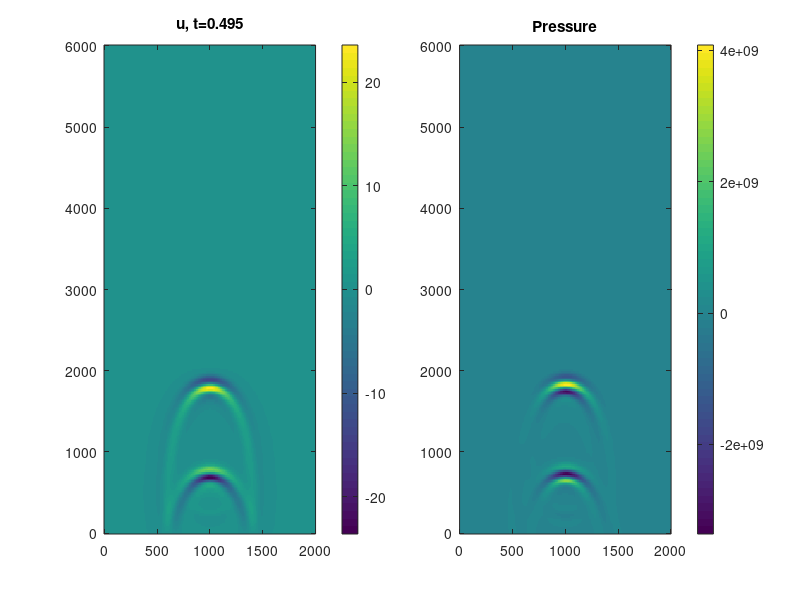
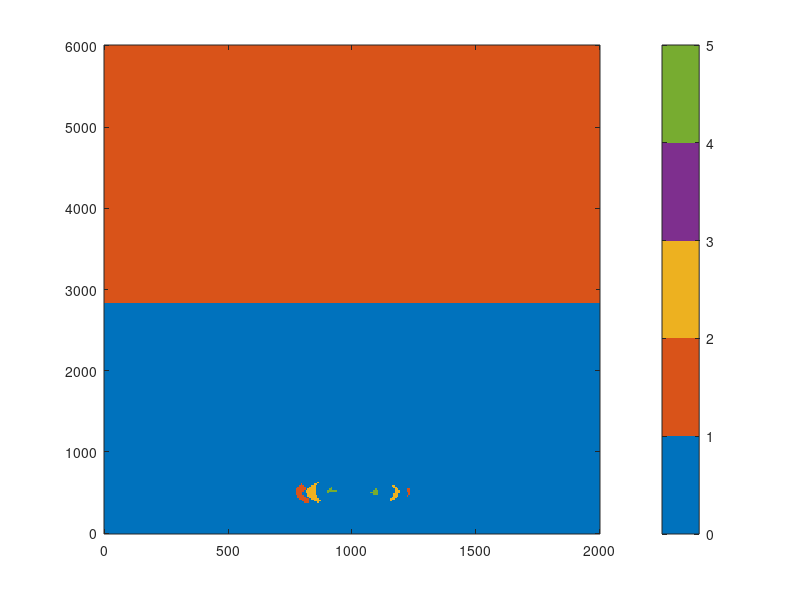

Write the MATLAB code that produced these figures, in order. (Note: this script raises an error after producing the figures.)
% Enhanced Meteorite Impact Simulation with Higher-Order Accuracy, Heat Conduction, and Metamorphic Mapping
% Author: ChatGPT (Refactor)

function enhanced_meteorite_simulation()
    %% === User Input and Validation ===
    params = getParameters();
    validateParameters(params);

    %% === Grid Setup ===
    [x, y, dx, dy, Nx, Ny, ix_impact, jy_impact] = setupGrid(params);

    %% === Geological Property Mapping (Smooth) ===
    [rho_map, beta_map, k_map] = smoothPropertyMap(params, y, Ny, Nx);

    %% === Wave Propagation Setup (4th-Order FD) ===
    [dt, Nt, cmax] = computeTimeStep(dx, dy, rho_map, beta_map);
    [u_prev, u_now] = deal(zeros(Ny, Nx));
    source = defineRickerSource(params, Nt, dt);

    %% === Pressure and Visualization Setup ===
    p_max = zeros(Ny, Nx);
    [fig, ax1, ax2] = initLivePlot(x, y);
    hWait = waitbar(0, 'Running Wave Propagation...');

    %% === Wave Propagation Loop ===
    for n = 1:Nt
        t = n * dt;
        u_now = injectGaussianSource(u_now, source(n), params, ix_impact, jy_impact, dx, dy);
        u_next = waveStep4thOrder(u_now, u_prev, dt, dx, dy, rho_map, beta_map);
        u_prev = u_now; u_now = u_next;

        p = -1 ./ beta_map .* divergence(u_now, dy, dx);
        p_max = max(p_max, p);

        if mod(n, max(1, round(Nt/50))) == 0
            updateLivePlot(ax1, ax2, x, y, u_now, p, t);
        end

        waitbar(n/Nt, hWait, sprintf('Wave Propagation: %.1f%% (%.2f s)', 100*n/Nt, params.Tmax - t));
    end

    %% === Heat Conduction (Implicit Crank-Nicolson) ===
    waitbar(0, hWait, 'Running Heat Conduction...');
    T0 = initialTemperature(x, y, params, ix_impact, jy_impact, dx, dy);
   T_map = heatSolverExplicit(T0, k_map, dx, dy, 1000, 1);


    %% === Total Pressure ===
    P_lith = computeLithostatic(rho_map, dy);
    P_total = p_max + P_lith;

    %% === Facies Classification ===
    waitbar(1, hWait, 'Classifying Metamorphic Facies...');
    classifyFacies(x, y, T_map, P_total);
    close(hWait);
end

%% === Supporting Functions ===

function params = getParameters()
    params.meteorite_radius = 100;
    params.impact_velocity = 2000;
    params.simulation_width = 2000;
    params.simulation_depth = 6000;
    params.Nx = 300; params.Ny = 300;
    params.Tmax = 0.5;
    params.impact_x = 1000; params.impact_y = 500;
    params.f0 = 100;
    % Layers: [thicknesses; rho; beta; k]
    params.layers = [1000,2000,3000; 2500,2700,3000; 5e-10,4e-10,3e-10; 2.5,3.0,3.5];
end

function validateParameters(p)
    assert(all(p.layers(:) > 0), 'Layer parameters must be positive.');
end

function [x, y, dx, dy, Nx, Ny, ix, jy] = setupGrid(p)
    Nx = p.Nx; Ny = p.Ny;
    dx = p.simulation_width / (Nx-1);
    dy = p.simulation_depth / (Ny-1);
    x = linspace(0, p.simulation_width, Nx);
    y = linspace(0, p.simulation_depth, Ny);
    ix = round(p.impact_x / dx) + 1;
    jy = round(p.impact_y / dy) + 1;
end

function [rho_map, beta_map, k_map] = smoothPropertyMap(p, y, Ny, Nx)
    rho_map = zeros(Ny,Nx); beta_map = zeros(Ny,Nx); k_map = zeros(Ny,Nx);
    bounds = [0 cumsum(p.layers(1,:))];
    for j = 1:Ny
        depth = y(j);
        idx = find(depth < bounds,1) - 1; if isempty(idx), idx = size(p.layers,2); end
        rho_map(j,:) = p.layers(2,idx);
        beta_map(j,:) = p.layers(3,idx);
        k_map(j,:) = p.layers(4,idx);
    end
end

function [dt, Nt, cmax] = computeTimeStep(dx, dy, rho, beta)
    c = sqrt(1 ./ (rho .* beta));
    cmax = max(c(:));
    dt = 0.4 * min(dx, dy) / (sqrt(2) * cmax);
    Nt = floor(0.5 / dt);
end

function source = defineRickerSource(p, Nt, dt)
    f0 = p.f0; t0 = 3 / f0;
    t = (1:Nt)*dt;
    source = (1 - 2*(pi*f0)^2*(t-t0).^2).*exp(-(pi*f0)^2*(t-t0).^2);
    KE = 0.5 * 3000 * (4/3*pi*p.meteorite_radius^3) * p.impact_velocity^2;
    source = 1e-12 * KE * source;
end

function u = injectGaussianSource(u, val, p, ix, jy, dx, dy)
    [Ny, Nx] = size(u);
    [X, Y] = meshgrid((0:Nx-1)*dx, (0:Ny-1)*dy);
    cx = (ix-1)*dx; cy = (jy-1)*dy;
    r2 = (X-cx).^2 + (Y-cy).^2;
    sigma2 = (p.meteorite_radius/2)^2;
    gauss = exp(-r2/(2*sigma2));
    gauss = gauss / sum(gauss(:));
    u = u + val * gauss;
end

function u_next = waveStep4thOrder(u, u_prev, dt, dx, dy, rho, beta)
    c2 = 1./(rho .* beta);
    kernel_x = [-1/12, 4/3, -5/2, 4/3, -1/12]/dx^2;
    kernel_y = kernel_x';
    u_xx = conv2(u, kernel_x, 'same');
    u_yy = conv2(u, kernel_y, 'same');
    u_next = 2*u - u_prev + dt^2 * c2 .* (u_xx + u_yy);
end

function [fig, ax1, ax2] = initLivePlot(x, y)
    fig = figure('Name','Live Simulation','Position',[100 100 1200 500]);
    ax1 = subplot(1,2,1); imagesc(x,y,zeros(length(y),length(x))); axis xy; colorbar; title('Displacement');
    ax2 = subplot(1,2,2); imagesc(x,y,zeros(length(y),length(x))); axis xy; colorbar; title('Pressure');
end

function updateLivePlot(ax1, ax2, x, y, u, p, t)
    imagesc(ax1, x, y, u); title(ax1,sprintf('u, t=%.3f',t)); axis(ax1,'xy'); colorbar(ax1);
    imagesc(ax2, x, y, p); title(ax2,'Pressure'); axis(ax2,'xy'); colorbar(ax2); drawnow;
end

function div_u = divergence(u, dy, dx)
    [dudy, dudx] = gradient(u, dy, dx);
    div_u = dudx + dudy;
end

function T0 = initialTemperature(x, y, p, ix, jy, dx, dy)
    [X,Y] = meshgrid(x,y);
    T0 = 15 + 30*(Y/1000);
    cx = (ix-1)*dx; cy = (jy-1)*dy;
    r2 = (X-cx).^2 + (Y-cy).^2;
    T0 = T0 + 1000*exp(-r2/(2*p.meteorite_radius^2));
end

function T = heatSolverExplicit(T0, k_map, dx, dy, T_total, dt_heat)
    [Ny,Nx] = size(T0);
    T = T0;
    alpha = mean(k_map(:)) / (2700 * 1000);
    Nt = round(T_total / dt_heat);
    for n = 1:Nt
        Txx = ([T(:,2:end), T(:,end)] - 2*T + [T(:,1), T(:,1:end-1)]) / dx^2;
        Tyy = ([T(2:end,:); T(end,:)] - 2*T + [T(1,:); T(1:end-1,:)]) / dy^2;
        T = T + dt_heat * alpha * (Txx + Tyy);
    end
end


function P = computeLithostatic(rho, dy)
    g = 9.81; [Ny,Nx] = size(rho);
    P = zeros(Ny,Nx);
    for j = 2:Ny
        P(j,:) = P(j-1,:) + 0.5*(rho(j,:) + rho(j-1,:))*g*dy;
    end
end

function classifyFacies(x, y, T, P)
    pkbar = P / 1e8;
    facies = {'Zeolite','Greenschist','Amphibolite','Granulite','Eclogite'};
    Pr = [0 3; 2 6; 4 9; 7 12; 10 20];
    Tr = [100 300; 200 500; 500 750; 700 1000; 600 1000];
    F = zeros(size(T));
    for i = 1:length(facies)
        mask = pkbar >= Pr(i,1) & pkbar <= Pr(i,2) & T >= Tr(i,1) & T <= Tr(i,2);
        F(mask) = i;
    end
    figure; imagesc(x, y, F); axis xy;
    colormap(lines(length(facies))); colorbar('Ticks',1:length(facies),'TickLabels',facies);
    title('Metamorphic Facies'); xlabel('x (m)'); ylabel('y (m)');
end
